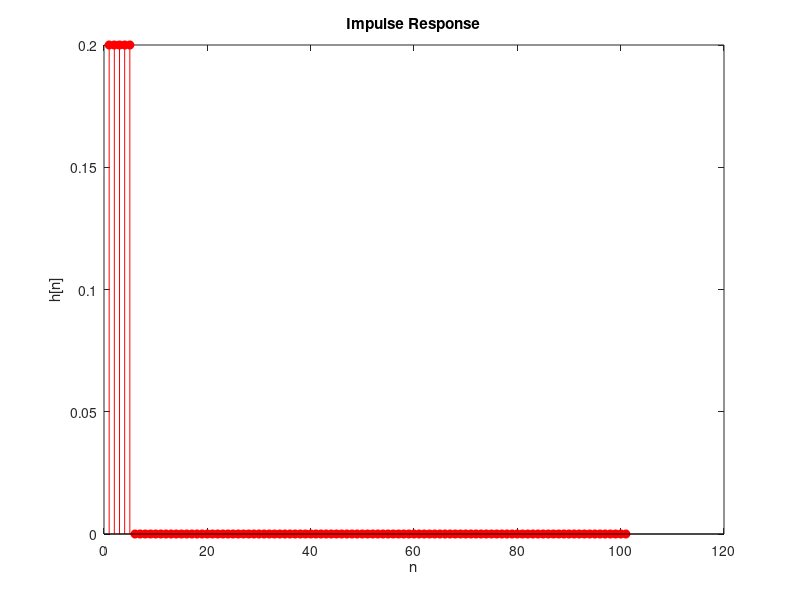
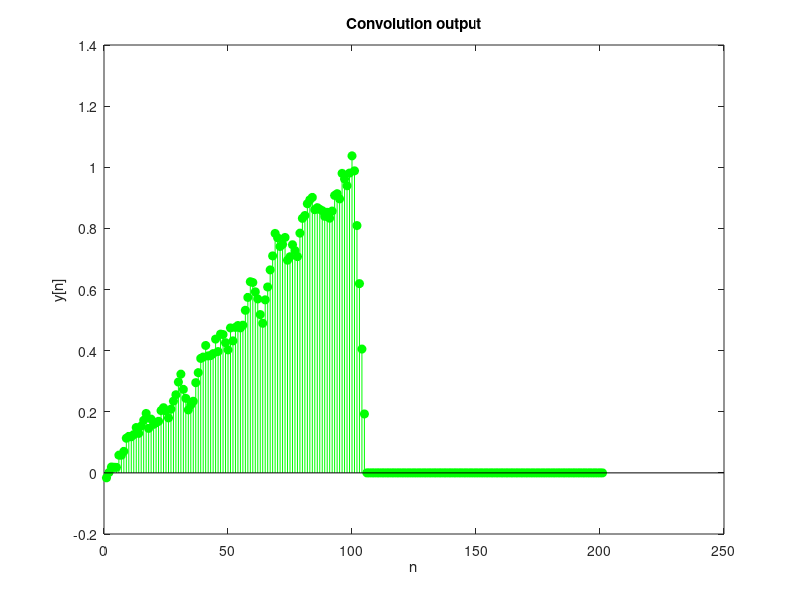

Source code (MATLAB) for these figures, in order:
load('q1.mat');
% to find the impulse response, we input the impulse function to the system
x1 = zeros(101,1);
x1(1) = 1;

N = 5; %window length
n = 101; %signal length
inp = cumsum(x1);
disp(inp);

for k = 1:N
    h(k) = inp(k)/N;
end
for k = N+1:n
    sum = inp(k) - inp(k-N);
    h(k) = sum/N;
end

disp(h);
figure;
time_grid = 1:n;
stem(time_grid,h,'filled',"red");
title("Impulse Response");
xlabel("n");
ylabel("h[n]");

y = conv(h,x);
figure;
time_grid = 1:length(y);
stem(time_grid,y,'filled',"green");
title("Convolution output");
xlabel("n");
ylabel("y[n]");
